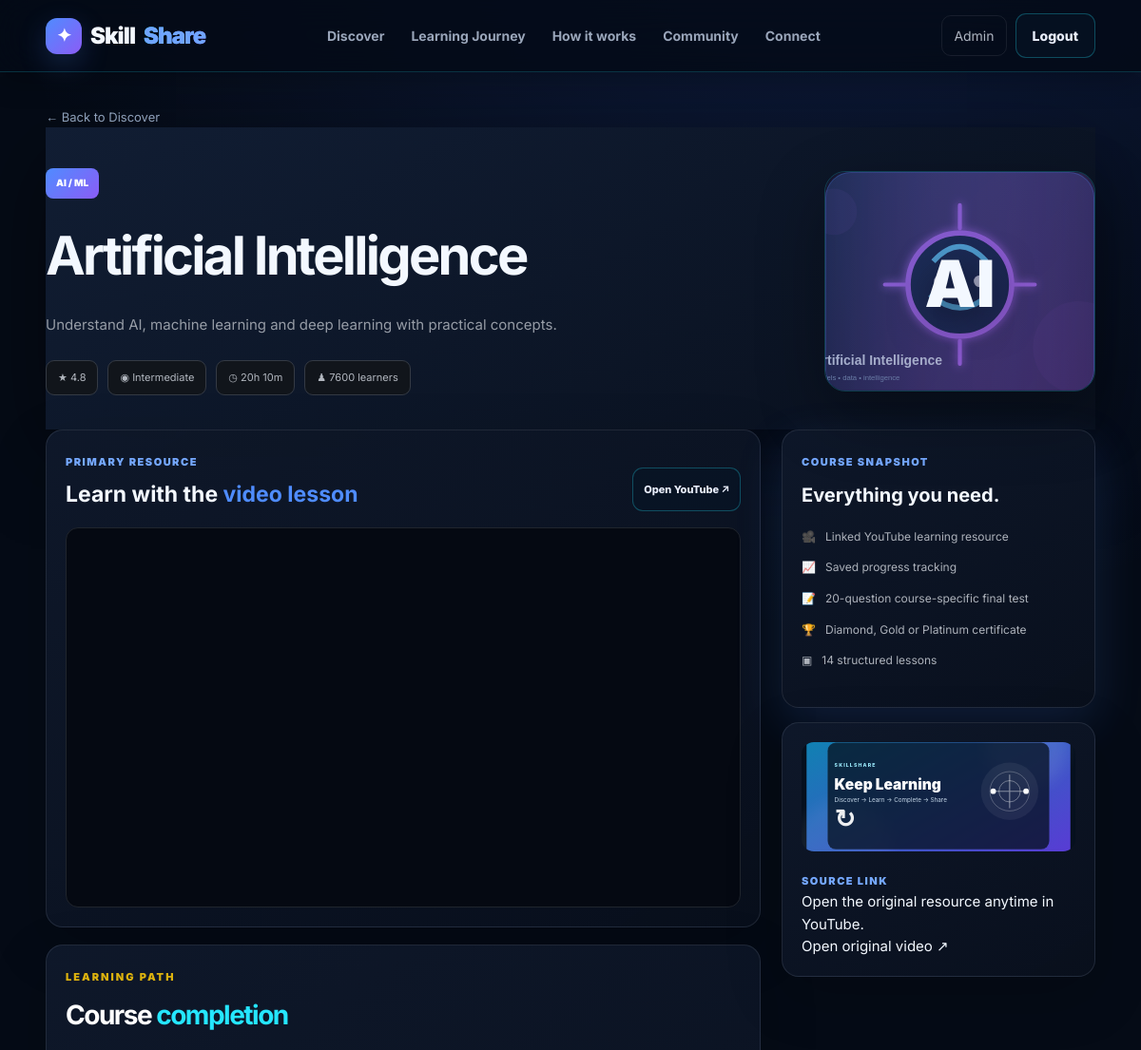
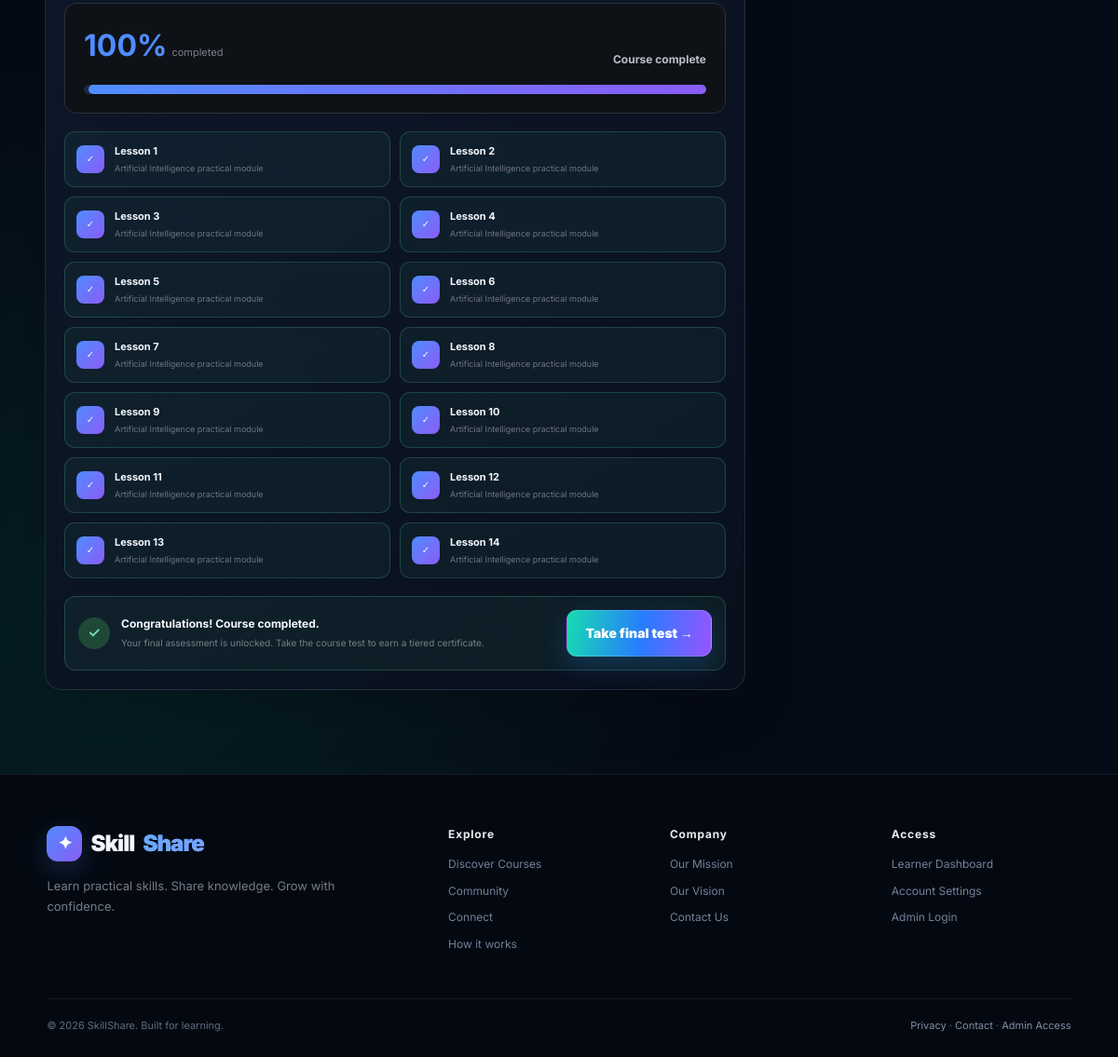
The app's page /course/4 (signed in) with its own data (2 pictures, top to bottom).
### tables this page shows
CREATE TABLE courses(
            id INTEGER PRIMARY KEY AUTOINCREMENT,
            title TEXT NOT NULL,
            description TEXT NOT NULL,
            icon TEXT NOT NULL
        , category TEXT DEFAULT 'Technology', level TEXT DEFAULT 'Beginner', duration TEXT DEFAULT '8h 30m', rating REAL DEFAULT 4.8, students INTEGER DEFAULT 1200, video_url TEXT DEFAULT '', accent TEXT DEFAULT 'blue', lessons INTEGER DEFAULT 12, featured INTEGER DEFAULT 0);

CREATE TABLE enrollments(
            id INTEGER PRIMARY KEY AUTOINCREMENT,
            user_id INTEGER NOT NULL,
            course_id INTEGER NOT NULL,
            enrolled_at TIMESTAMP DEFAULT CURRENT_TIMESTAMP, progress INTEGER DEFAULT 0, completed_at TEXT,
            UNIQUE(user_id, course_id),
            FOREIGN KEY(user_id) REFERENCES users(id),
            FOREIGN KEY(course_id) REFERENCES courses(id)
        );

### app.py (the view)
@app.route("/course/<int:course_id>")
def course_detail(course_id):
    if not user_logged_in(): return redirect(url_for("login"))
    conn = get_db(); course = conn.execute("SELECT * FROM courses WHERE id=?", (course_id,)).fetchone(); enrollment = conn.execute("SELECT * FROM enrollments WHERE user_id=? AND course_id=?", (session["user_id"], course_id)).fetchone(); conn.close()
    if not course: return redirect(url_for("discover"))
    return render_template("course.html", course=course, enrollment=enrollment, youtube_id=youtube_id(course["video_url"]))

### app.py (called while the page is built)
def get_db():
    conn = sqlite3.connect(DB_PATH)
    conn.row_factory = sqlite3.Row
    conn.execute("PRAGMA foreign_keys = ON")
    return conn

def youtube_id(url):
    url = (url or "").strip()
    if "youtu.be/" in url:
        return url.split("youtu.be/", 1)[1].split("?", 1)[0].split("&", 1)[0]
    if "youtube.com/watch" in url and "v=" in url:
        return url.split("v=", 1)[1].split("&", 1)[0]
    if "youtube.com/embed/" in url:
        return url.split("embed/", 1)[1].split("?", 1)[0].split("&", 1)[0]
    return ""

def user_logged_in():
    return "user_id" in session

def admin_logged_in():
    return bool(session.get("is_admin"))

@app.context_processor
def global_data():
    return {
        "logged_in": user_logged_in(), "current_user": session.get("fullname", "Learner"),
        "current_phone": session.get("phone", ""), "admin_logged_in": admin_logged_in(),
        "admin_name": session.get("admin_name", "Administrator"),
    }

### templates/course.html (shortened to what this page needs)
{% extends 'base.html' %}
{% block content %}
<main class="course-page">
  <a class="back-link" href="/discover">← Back to Discover</a>
  <section class="course-hero">
    <div class="course-hero-grid">
      <div>
        <span class="pill">{{ course['category'] }}</span>
        <h1>{{ course['title'] }}</h1>
        <p>{{ course['description'] }}</p>
        <div class="hero-tags"><span>★ {{ course['rating'] }}</span><span>◉ {{ course['level'] }}</span><span>◷ {{ course['duration'] }}</span><span>♟ {{ course['students'] }} learners</span></div>
      </div>
      <div class="course-hero-art"><img src="{{ url_for('static', filename='images/courses/course-' ~ (((course['id'] - 1) % 6) + 1) ~ '.svg') }}" alt="{{ course['title'] }} course visual"><div class="course-hero-icon {{ course['accent'] }}">{{ course['icon'] }}</div></div>
    </div>
  </section>
  <section class="course-layout">
    <div>
      <div class="video-card">
        <div class="video-heading"><div><span class="eyebrow">PRIMARY RESOURCE</span><h2>Learn with the <em>video lesson</em></h2></div><a class="outline-btn tiny" href="{{ course['video_url'] }}" target="_blank" rel="noopener">Open YouTube ↗</a></div>
        {% if youtube_id %}<div class="video-wrap"><iframe src="https://www.youtube-nocookie.com/embed/{{ youtube_id }}?rel=0&modestbranding=1" title="{{ course['title'] }} learning video" allow="accelerometer; autoplay; clipboard-write; encrypted-media; gyroscope; picture-in-picture; web-share" allowfullscreen></iframe></div>{% else %}<div class="video-fallback">YouTube resource is not configured for this course.</div>{% endif %}
      </div>
      <div class="lesson-card" data-course-lessons="{{ course['lessons'] }}" data-course-id="{{ course['id'] }}">
        <div class="section-title compact"><span>LEARNING PATH</span><h2>Course <em>completion</em></h2></div>
        {% if enrollment %}
        <div class="big-progress">
          <div><div><strong id="courseProgressValue">{{ enrollment['progress'] or 0 }}%</strong><span>completed</span></div><b id="courseProgressLabel">{% if enrollment['progress']>=100 %}Course complete{% else %}Keep going — your progress is saved{% endif %}</b></div>
          <div class="meter large"><span id="courseProgressBar" style="width:{{ enrollment['progress'] or 0 }}%"></span></div>
        </div>
        <div class="lesson-grid" id="lessonGrid">
          {% for n in range(1, course['lessons']+1) %}{% set threshold=(n / course['lessons'] * 100) %}
          <div class="lesson {% if enrollment['progress'] >= threshold %}done{% endif %}" data-lesson="{{ n }}"><span>{% if enrollment['progress'] >= threshold %}✓{% else %}{{ '%02d'|format(n) }}{% endif %}</span><div><b>Lesson {{ n }}</b><small>{{ course['title'] }} practical module</small></div></div>
          {% endfor %}
        </div>
        {% if enrollment['progress']<100 %}
        <form method="POST" action="/course/{{ course['id'] }}/lesson" data-lesson-form>
          <button class="gold-btn full" type="submit" id="completeLessonBtn">Complete next lesson <span>→</span></button>
        </form>
        {% else %}
        <div class="completion-banner" id="completionBanner"><span>✓</span><div><b>Congratulations! Course completed.</b><small>Your final assessment is unlocked. Take the course test to earn a tiered certificate.</small></div><a class="gold-btn" href="/test/{{ course['id'] }}">Take final test →</a></div>
        {% endif %}
        {% endif %}
      </div>
    </div>
    <aside class="course-sidebar">
      <div class="side-card highlight"><span class="eyebrow">COURSE SNAPSHOT</span><h3>Everything you need.</h3><ul><li><span>🎥</span>Linked YouTube learning resource</li><li><span>📈</span>Saved progress tracking</li><li><span>📝</span>20-question course-specific final test</li><li><span>🏆</span>Diamond, Gold or Platinum certificate</li><li><span>▣</span>{{ course['lessons'] }} structured lessons</li></ul></div>
      <div class="side-card visual-side-card"><img src="{{ url_for('static', filename='images/learning-loop.svg') }}" alt="Learning illustration"><span class="eyebrow">SOURCE LINK</span><p>Open the original resource anytime in YouTube.</p><a href="{{ course['video_url'] }}" target="_blank" rel="noopener">Open original video ↗</a></div>
    </aside>
  </section>
</main>
{% endblock %}

### static/css/premium.css (style rules this page uses)
:root { --bg:#070b14; --bg2:#0a1020; --surface:#0f1728; --surface2:#111c31; --surface3:#0b1322; --line:rgba(148,163,184,.16); --line2:rgba(148,163,184,.25); --text:#f5f7ff; --muted:#9aa6ba; --muted2:#6f7c91; --blue:#4f8cff; --blue2:#70a5ff; --purple:#8b5cf6; --cyan:#36d8ff; --green:#58e0a5; --red:#ff7186; --gold:#4f8cff;--gold2:#9cc0ff; --shadow:0 28px 90px rgba(0,0,0,.42); --shadow-blue:0 18px 50px rgba(79,140,255,.15); --radius:20px; }
html { background:var(--bg) }
body { background: radial-gradient(800px 420px at 82% -5%,rgba(79,140,255,.15),transparent 62%), radial-gradient(650px 420px at 8% 35%,rgba(139,92,246,.11),transparent 60%), linear-gradient(180deg,#070b14 0%,#080d18 45%,#060a12 100%) !important; color:var(--text) !important; }
body:after { content:"";position:fixed;inset:0;pointer-events:none;z-index:-2; background-image:linear-gradient(rgba(255,255,255,.018) 1px,transparent 1px),linear-gradient(90deg,rgba(255,255,255,.018) 1px,transparent 1px); background-size:52px 52px;mask-image:linear-gradient(to bottom,#000,transparent 86%); }
.ghost-btn,.outline-btn { background:rgba(15,23,40,.76) !important;border-color:var(--line2) !important;color:#e8edfa !important; }
.gold-btn { background:linear-gradient(135deg,#5b97ff,#7c5cff) !important;color:#fff !important; box-shadow:0 14px 35px rgba(79,140,255,.18) !important; }
.eyebrow { color:#75a8ff !important }
.hero-copy h1 em,.section-title em,.workspace h1 em,.course-hero h1 em,.admin-top h1 em,.panel-heading h2 em,.simple-page h1 em { color:var(--blue2) !important }
.pill,.featured { background:linear-gradient(135deg,var(--blue),var(--purple)) !important;color:#fff !important }
.meter { background:#1b2940 !important }
.progress-line>div,.meter>span { background:linear-gradient(90deg,var(--blue),var(--purple)) !important }
.section-title.compact h2 { color:#fff !important }
.course-page { max-width:1420px !important;padding:35px 4vw 90px !important }
.back-link { color:#8ea0b9 !important }
.course-hero { background:linear-gradient(145deg,rgba(18,31,54,.9),rgba(9,16,29,.94)) !important; border-color:var(--line) !important;box-shadow:var(--shadow) !important; }
.course-hero-icon { border:1px solid rgba(79,140,255,.24) !important; background:linear-gradient(135deg,rgba(79,140,255,.2),rgba(139,92,246,.16)) !important; }
.video-card,.lesson-card,.side-card { background:linear-gradient(145deg,rgba(15,25,43,.94),rgba(9,16,29,.96)) !important; border-color:var(--line) !important; }
.video-wrap { background:#050912 !important }
.lesson { background:#0c1729 !important;border-color:var(--line) !important }
.lesson.done { border-color:rgba(88,224,165,.2) !important;background:rgba(88,224,165,.05) !important }
.lesson>span { background:linear-gradient(135deg,var(--blue),var(--purple)) !important;color:#fff !important }
.completion-banner { background:rgba(88,224,165,.06) !important;border-color:rgba(88,224,165,.22) !important }
.side-card.highlight { box-shadow:var(--shadow-blue) !important }
:root { --ss-bg:#070b14;--ss-bg2:#0b1120;--ss-card:#101827;--ss-card2:#141d2e;--ss-line:rgba(148,163,184,.16);--ss-blue:#4f8cff;--ss-purple:#8b5cf6;--ss-cyan:#22d3ee;--ss-text:#f5f7ff;--ss-muted:#9aa4b2;--ss-gold:#f5c94a }
html { scroll-behavior:smooth }
body { background:radial-gradient(circle at 15% -10%,rgba(79,140,255,.16),transparent 30%),radial-gradient(circle at 90% 5%,rgba(139,92,246,.14),transparent 28%),#070b14;color:var(--ss-text) }
body:before { content:"";position:fixed;inset:0;pointer-events:none;background:linear-gradient(120deg,rgba(79,140,255,.025),transparent 35%,rgba(139,92,246,.025));z-index:-1 }
.gold-btn { background:linear-gradient(135deg,var(--ss-blue),var(--ss-purple));box-shadow:0 10px 28px rgba(79,140,255,.18);border:0 }
.outline-btn,.ghost-btn { border-color:rgba(79,140,255,.25);background:rgba(79,140,255,.045) }
.course-card,.admin-panel,.security-card,.settings-panel,.certificate-card,.video-card,.lesson-card,.side-card,.auth-card { background:linear-gradient(145deg,rgba(16,24,39,.94),rgba(11,17,30,.94));border-color:var(--ss-line);box-shadow:0 20px 60px rgba(0,0,0,.18) }
.progress-line>div,.meter>span { background:linear-gradient(90deg,var(--ss-blue),var(--ss-purple)) }
.video-wrap { background:#050913 }

### static/css/assessment.css (style rules this page uses)
:root { --as-blue:#39b9ff;--as-violet:#8b5cf6;--as-bg:#070b14;--as-panel:#0d1422;--as-text:#edf6ff;--as-muted:#8fa7bf;--as-border:rgba(110,180,255,.18) }

### records on screen
courses: category "AI / ML", title "Artificial Intelligence", description "Understand AI, machine learning and deep learning with practical concepts.", rating "4.8", level "Intermediate", duration "20h 10m", students "7600", icon "AI", title "Artificial Intelligence" "Artificial Intelligence" "Artificial Intelligence" "Artificial Intelligence" "Artificial Intelligence" "Artificial Intelligence" "Artificial Intelligence" "Artificial Intelligence" "Artificial Intelligence" "Artificial Intelligence" "Artificial Intelligence" "Artificial Intelligence" "Artificial Intelligence" "Artificial Intelligence", lessons "14"
enrollments: progress "100"

### other values on screen
{{ n }} "1" "2" "3" "4" "5" "6" "7" "8" "9" "10" "11" "12" "13" "14"
